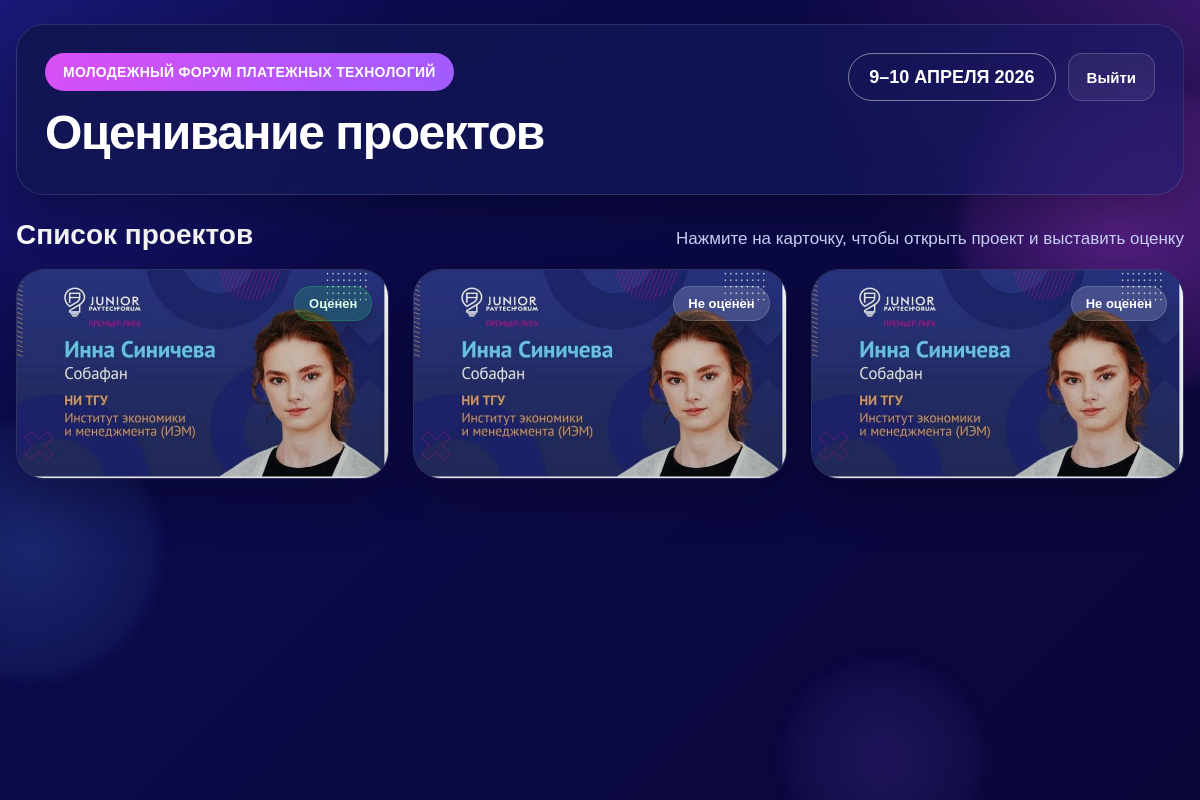
/expert (signed in), run on the app's committed database.
### app/models/project.py (models this page shows)
class Project(Base):
    __tablename__ = "projects"
    id: Mapped[int] = mapped_column(primary_key=True, index=True)
    title: Mapped[str] = mapped_column(String(255), nullable=False)
    author_full_name: Mapped[str] = mapped_column(String(255), nullable=False)
    organization: Mapped[str] = mapped_column(String(255), nullable=False)
    description: Mapped[str | None] = mapped_column(Text, nullable=True)
    additional_info: Mapped[str | None] = mapped_column(Text, nullable=True)
    card_image: Mapped[str | None] = mapped_column(String(255), nullable=True)
    author_image: Mapped[str | None] = mapped_column(String(255), nullable=True)
    sort_order: Mapped[int] = mapped_column(Integer, default=0, nullable=False)
    is_active: Mapped[bool] = mapped_column(Boolean, default=True, nullable=False)
    scores = relationship("Score", back_populates="project", cascade="all, delete-orphan")

### app/routers/expert.py (the view)
@router.get("/expert", response_class=HTMLResponse)
def expert_dashboard(request: Request, db: Session = Depends(get_db)):
    expert = get_current_expert(request, db)
    if not expert:
        return RedirectResponse(url="/login", status_code=303)
    if expert.is_admin:
        return RedirectResponse(url="/admin", status_code=303)
    projects = get_active_projects(db)
    criteria = get_active_criteria(db)
    status_map = get_project_status_map(db, expert.id, projects, criteria)
    return templates.TemplateResponse(
        "expert/dashboard.html",
        {
            "request": request,
            "expert": expert,
            "projects": projects,
            "status_map": status_map,
        },
    )

### app/templates/expert/dashboard.html (shortened to what this page needs)
{% extends "base.html" %}
{% block content %}
<div class="screen">
    <header class="hero-panel">
        <div class="hero-left">
            <div class="forum-mark">МОЛОДЕЖНЫЙ ФОРУМ ПЛАТЕЖНЫХ ТЕХНОЛОГИЙ</div>
            <h1 class="hero-title">Оценивание проектов</h1>
        </div>
        <div class="hero-right hero-actions">
            <div class="hero-date">9–10 АПРЕЛЯ 2026</div>
            <button type="button" class="btn btn-outline" onclick="openLogoutModal()">Выйти</button>
        </div>
    </header>
    <section class="section-head">
        <h2 class="section-title">Список проектов</h2>
        <div class="section-note">Нажмите на карточку, чтобы открыть проект и выставить оценку</div>
    </section>
    <div class="project-grid">
        {% for project in projects %}
            {% set status = status_map.get(project.id) %}
            <a href="/expert/projects/{{ project.id }}" class="project-card project-card-poster">
                <div class="project-status project-status-{{ status.code }}">
                    {{ status.label }}
                </div>
                {% if project.card_image %}
                    <img
                        src="{{ url_for('static', path=project.card_image) }}"
                        alt="{{ project.title }}"
                        class="project-card-image"
                    >
                {% endif %}
            </a>
        {% else %}
            <div class="glass-panel empty-state">
                Пока нет проектов для оценки
            </div>
        {% endfor %}
    </div>
</div>
{% endblock %}

### app/templates/base.html (shortened to what this page needs)
<!DOCTYPE html>
<html lang="ru">
<head>
    <link rel="stylesheet" href="{{ url_for('static', path='css/styles.css') }}">
</head>
<body>
    <div class="app-shell">
        <div class="bg-orb bg-orb-1"></div>
        <div class="bg-orb bg-orb-2"></div>
        <div class="bg-orb bg-orb-3"></div>
        {% block content %}{% endblock %}
    </div>
</body>
</html>

### data on the page
Project: label "Оценен", card_image (picture)
Project: label "Не оценен", card_image (picture)
Project: label "Не оценен", card_image (picture)
